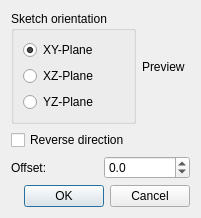
<?xml version="1.0" encoding="UTF-8"?>
<ui version="4.0">
 <class>SketcherGui::SketchOrientationDialog</class>
 <widget class="QDialog" name="SketcherGui::SketchOrientationDialog">
  <property name="geometry">
   <rect>
    <x>0</x>
    <y>0</y>
    <width>178</width>
    <height>201</height>
   </rect>
  </property>
  <property name="windowTitle">
   <string>Choose orientation</string>
  </property>
  <layout class="QGridLayout" name="gridLayout">
   <item row="0" column="0">
    <widget class="QGroupBox" name="groupBox">
     <property name="title">
      <string>Sketch orientation</string>
     </property>
     <layout class="QVBoxLayout" name="verticalLayout">
      <item>
       <widget class="QRadioButton" name="XY_radioButton">
        <property name="text">
         <string>XY-Plane</string>
        </property>
        <property name="checked">
         <bool>true</bool>
        </property>
       </widget>
      </item>
      <item>
       <widget class="QRadioButton" name="XZ_radioButton">
        <property name="text">
         <string>XZ-Plane</string>
        </property>
       </widget>
      </item>
      <item>
       <widget class="QRadioButton" name="YZ_radioButton">
        <property name="text">
         <string>YZ-Plane</string>
        </property>
       </widget>
      </item>
     </layout>
    </widget>
   </item>
   <item row="0" column="1">
    <widget class="QLabel" name="previewLabel">
     <property name="minimumSize">
      <size>
       <width>48</width>
       <height>48</height>
      </size>
     </property>
     <property name="maximumSize">
      <size>
       <width>48</width>
       <height>48</height>
      </size>
     </property>
     <property name="text">
      <string notr="true">Preview</string>
     </property>
    </widget>
   </item>
   <item row="1" column="0" colspan="2">
    <widget class="QCheckBox" name="Reverse_checkBox">
     <property name="text">
      <string>Reverse direction</string>
     </property>
    </widget>
   </item>
   <item row="2" column="0" colspan="2">
    <layout class="QHBoxLayout" name="horizontalLayout">
     <item>
      <widget class="QLabel" name="label">
       <property name="text">
        <string>Offset:</string>
       </property>
      </widget>
     </item>
     <item>
      <widget class="QDoubleSpinBox" name="Offset_doubleSpinBox">
       <property name="decimals">
        <number>1</number>
       </property>
       <property name="minimum">
        <double>-999999999.000000000000000</double>
       </property>
       <property name="maximum">
        <double>999999999.000000000000000</double>
       </property>
       <property name="singleStep">
        <double>10.000000000000000</double>
       </property>
      </widget>
     </item>
    </layout>
   </item>
   <item row="3" column="0" colspan="2">
    <widget class="QDialogButtonBox" name="buttonBox">
     <property name="orientation">
      <enum>Qt::Horizontal</enum>
     </property>
     <property name="standardButtons">
      <set>QDialogButtonBox::Cancel|QDialogButtonBox::Ok</set>
     </property>
    </widget>
   </item>
  </layout>
 </widget>
 <resources/>
 <connections>
  <connection>
   <sender>buttonBox</sender>
   <signal>accepted()</signal>
   <receiver>SketcherGui::SketchOrientationDialog</receiver>
   <slot>accept()</slot>
   <hints>
    <hint type="sourcelabel">
     <x>248</x>
     <y>254</y>
    </hint>
    <hint type="destinationlabel">
     <x>157</x>
     <y>274</y>
    </hint>
   </hints>
  </connection>
  <connection>
   <sender>buttonBox</sender>
   <signal>rejected()</signal>
   <receiver>SketcherGui::SketchOrientationDialog</receiver>
   <slot>reject()</slot>
   <hints>
    <hint type="sourcelabel">
     <x>316</x>
     <y>260</y>
    </hint>
    <hint type="destinationlabel">
     <x>286</x>
     <y>274</y>
    </hint>
   </hints>
  </connection>
 </connections>
</ui>
